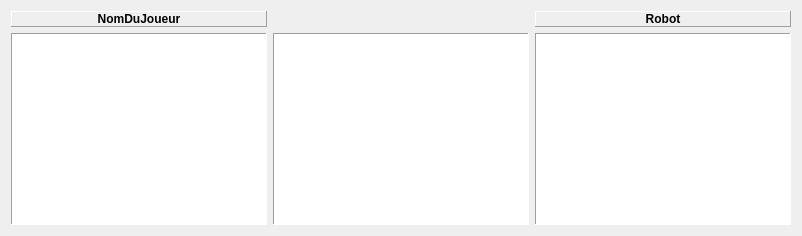
      <widget class="QWidget" name="mainPage">
       <layout class="QGridLayout" name="gridLayout">
        <item row="1" column="0">
         <widget class="QLabel" name="playerName">
          <property name="sizePolicy">
           <sizepolicy hsizetype="Preferred" vsizetype="Fixed">
            <horstretch>0</horstretch>
            <verstretch>0</verstretch>
           </sizepolicy>
          </property>
          <property name="font">
           <font>
            <family>Helvetica</family>
            <weight>75</weight>
            <bold>true</bold>
           </font>
          </property>
          <property name="frameShape">
           <enum>QFrame::Panel</enum>
          </property>
          <property name="frameShadow">
           <enum>QFrame::Raised</enum>
          </property>
          <property name="text">
           <string>NomDuJoueur</string>
          </property>
          <property name="alignment">
           <set>Qt::AlignCenter</set>
          </property>
          <property name="wordWrap">
           <bool>false</bool>
          </property>
          <property name="textInteractionFlags">
           <set>Qt::NoTextInteraction</set>
          </property>
         </widget>
        </item>
        <item row="1" column="2">
         <widget class="QLabel" name="robotName">
          <property name="sizePolicy">
           <sizepolicy hsizetype="Preferred" vsizetype="Fixed">
            <horstretch>0</horstretch>
            <verstretch>0</verstretch>
           </sizepolicy>
          </property>
          <property name="font">
           <font>
            <family>Helvetica</family>
            <weight>75</weight>
            <bold>true</bold>
           </font>
          </property>
          <property name="frameShape">
           <enum>QFrame::Panel</enum>
          </property>
          <property name="frameShadow">
           <enum>QFrame::Raised</enum>
          </property>
          <property name="text">
           <string>Robot</string>
          </property>
          <property name="alignment">
           <set>Qt::AlignCenter</set>
          </property>
          <property name="textInteractionFlags">
           <set>Qt::NoTextInteraction</set>
          </property>
         </widget>
        </item>
        <item row="2" column="0" rowspan="3">
         <widget class="QTableView" name="humanView">
          <property name="font">
           <font>
            <family>Helvetica</family>
           </font>
          </property>
          <property name="frameShape">
           <enum>QFrame::Panel</enum>
          </property>
          <property name="frameShadow">
           <enum>QFrame::Sunken</enum>
          </property>
          <property name="selectionMode">
           <enum>QAbstractItemView::NoSelection</enum>
          </property>
         </widget>
        </item>
        <item row="2" column="2" rowspan="3">
         <widget class="QTableView" name="robotView">
          <property name="font">
           <font>
            <family>Helvetica</family>
           </font>
          </property>
          <property name="frameShape">
           <enum>QFrame::Panel</enum>
          </property>
          <property name="frameShadow">
           <enum>QFrame::Sunken</enum>
          </property>
          <property name="selectionMode">
           <enum>QAbstractItemView::NoSelection</enum>
          </property>
         </widget>
        </item>
        <item row="2" column="1" rowspan="3">
         <widget class="QGraphicsView" name="gameBoardView">
          <property name="font">
           <font>
            <family>Helvetica</family>
           </font>
          </property>
          <property name="acceptDrops">
           <bool>false</bool>
          </property>
          <property name="frameShape">
           <enum>QFrame::Panel</enum>
          </property>
          <property name="frameShadow">
           <enum>QFrame::Sunken</enum>
          </property>
          <property name="lineWidth">
           <number>1</number>
          </property>
          <property name="renderHints">
           <set>QPainter::Antialiasing|QPainter::SmoothPixmapTransform|QPainter::TextAntialiasing</set>
          </property>
          <property name="cacheMode">
           <set>QGraphicsView::CacheNone</set>
          </property>
          <property name="viewportUpdateMode">
           <enum>QGraphicsView::FullViewportUpdate</enum>
          </property>
         </widget>
        </item>
        <item row="1" column="1">
         <widget class="QLabel" name="label_18">
          <property name="text">
           <string/>
          </property>
          <property name="alignment">
           <set>Qt::AlignCenter</set>
          </property>
         </widget>
        </item>
       </layout>
      </widget>
